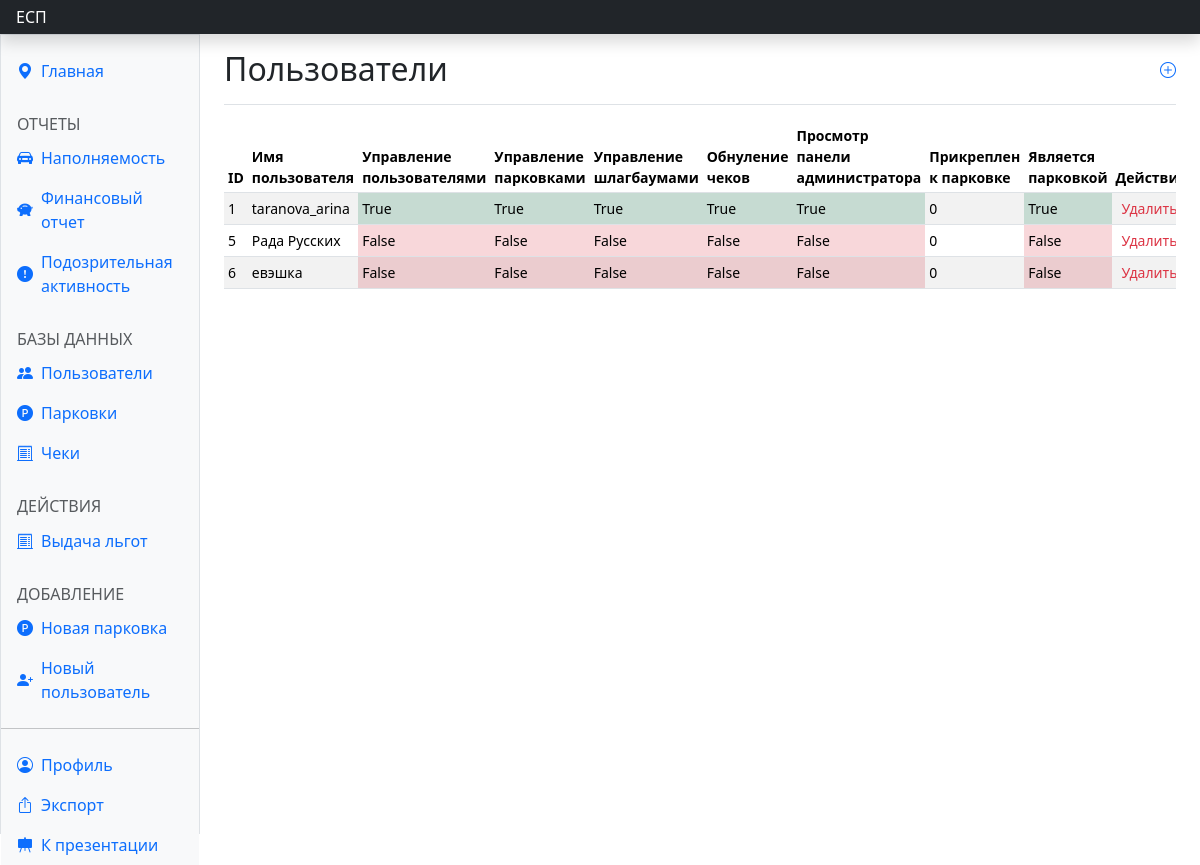
/dash_users/ (signed in), run on an earlier commit of the app's database.
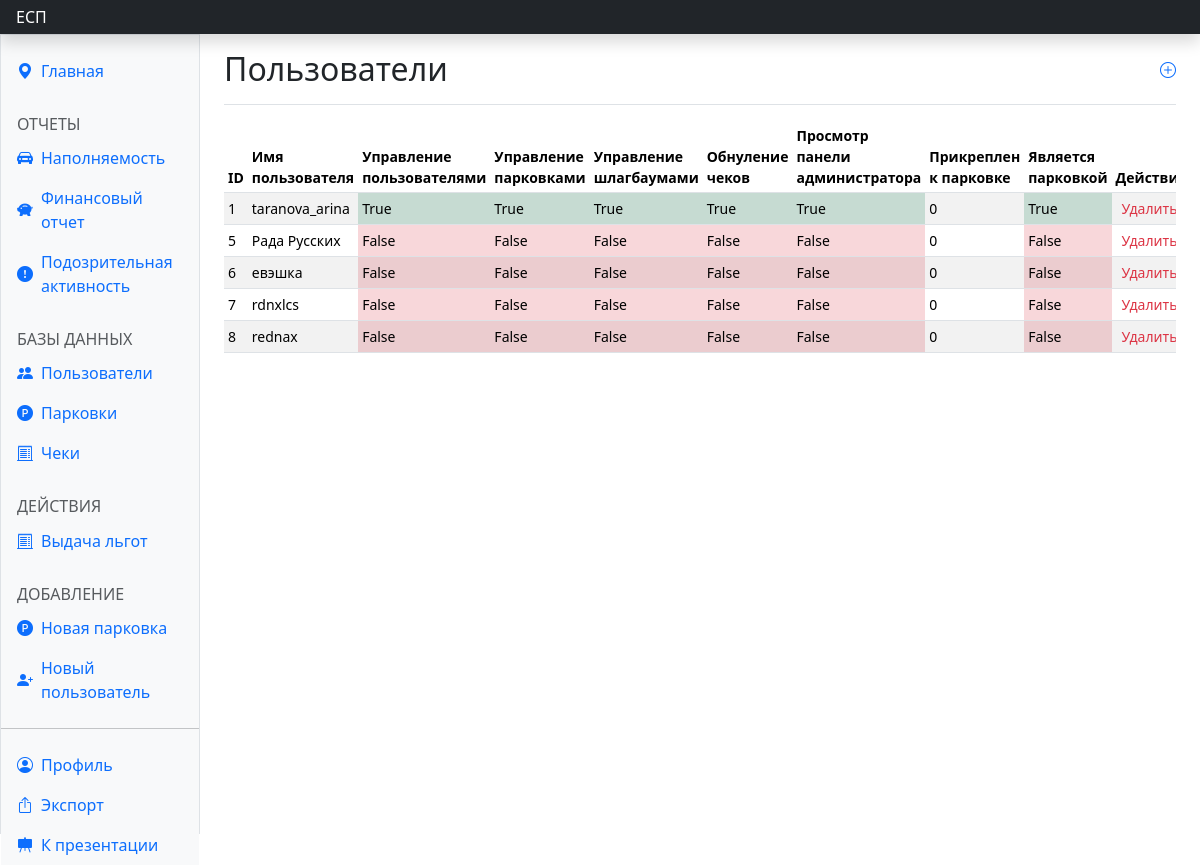
And on a later commit of the database.
### parkingapp/models.py (models this page shows, shortened)
class User(AbstractUser):
    card_num = models.PositiveBigIntegerField(default=0000)
    username = models.CharField(max_length=20, unique=True)
    phone_number = models.CharField(max_length=16, default=" ", unique=True)
    park_id = models.CharField(default='', max_length=100)
    car_num = models.CharField(max_length=12, default='', unique=True)
    user_control = models.BooleanField(default=False)
    parking_control = models.BooleanField(default=False)
    barrier_control = models.BooleanField(default=False)
    coupon_control = models.BooleanField(default=False)
    admin_view = models.BooleanField(default=False)
    parking_lot_view = models.BooleanField(default=False)

### parkingapp/views.py (the view)
# urls.py: path('dash_users/', views.dash_users, name='dash_users'),
@login_required(redirect_field_name=None)
def dash_users(request):
    if not request.user.user_control:
        return redirect(reverse('parkingapp:dont_have_access'))
    if request.method == 'POST':
        value = request.POST.get('delete')
        user = User.objects.get(pk=value)
        user.delete()
    users = User.objects.all()
    context = {
        'title': '',
        'users': list(users),
    }
    return render(request, 'dash_users.html', context)

### parkingapp/templates/dash_users.html (shortened to what this page needs)
{% extends 'dash_base.html' %}
{% block usersact %}active{% endblock %}
{% block content %}
<main class="col-md-9 ms-sm-auto col-lg-10 px-md-4">
  <div class="d-flex justify-content-between flex-wrap flex-md-nowrap align-items-center pt-3 pb-2 mb-3 border-bottom">
    <h1 class="h2">Пользователи</h1>
    <a href="{% url 'parkingapp:signadmin' %}" class="text-decoration-none mb-2"><i class="bi bi-plus-circle"></i></a>
  </div>
  <div class="table-responsive small">
    <table class="table table-striped table-sm">
      <thead>
        <tr>
          <th scope="col">ID</th>
          <th scope="col">Имя пользователя</th>
          <th scope="col">Управление пользователями</th>
          <th scope="col">Управление парковками</th>
          <th scope="col">Управление шлагбаумами</th>
          <th scope="col">Обнуление чеков</th>
          <th scope="col">Просмотр панели администратора</th>
          <th scope="col">Прикреплен к парковке</th>
          <th scope="col">Является парковкой</th>
          <th scope="col">Действие</th>
        </tr>
      </thead>
      <tbody class="align-middle">
        {% for el in users %}
        <tr>
          <td>{{ el.pk }}</td>
          <td>{{ el.username }}</td>
          <td class="{% if el.user_control %} bg-success-subtle {% else %} bg-danger-subtle {% endif %}">
            {{ el.user_control }}</td>
          <td class="{% if el.parking_control %} bg-success-subtle {% else %} bg-danger-subtle {% endif %}">
            {{ el.parking_control }}</td>
          <td class="{% if el.barrier_control %} bg-success-subtle {% else %} bg-danger-subtle {% endif %}">
            {{ el.barrier_control }}</td>
          <td class="{% if el.coupon_control %} bg-success-subtle {% else %} bg-danger-subtle {% endif %}">
            {{ el.coupon_control }}</td>
          <td class="{% if el.admin_view %} bg-success-subtle {% else %} bg-danger-subtle {% endif %}">
            {{ el.admin_view }}</td>
          <td>{{ el.park_id }}</td>
          <td class="{% if el.parking_lot_view %} bg-success-subtle {% else %} bg-danger-subtle {% endif %}">
            {{ el.parking_lot_view }}</td>
          <td><button class="text-danger" type="button" data-bs-whatever="{{el.pk}}" data-bs-toggle="modal"
              data-bs-target="#exampleModal" style="border: none; background: none;">Удалить</button></td>
        </tr>
        {% endfor %}
      </tbody>
    </table>
  </div>
</main>
{% endblock %}

What changed in the data, as far as the page shows it:
added User: pk "7", username "rdnxlcs", user_control "False", parking_control "False", barrier_control "False", coupon_control "False", admin_view "False", park_id "0", parking_lot_view "False"
added User: pk "8", username "rednax", user_control "False", parking_control "False", barrier_control "False", coupon_control "False", admin_view "False", park_id "0", parking_lot_view "False"
